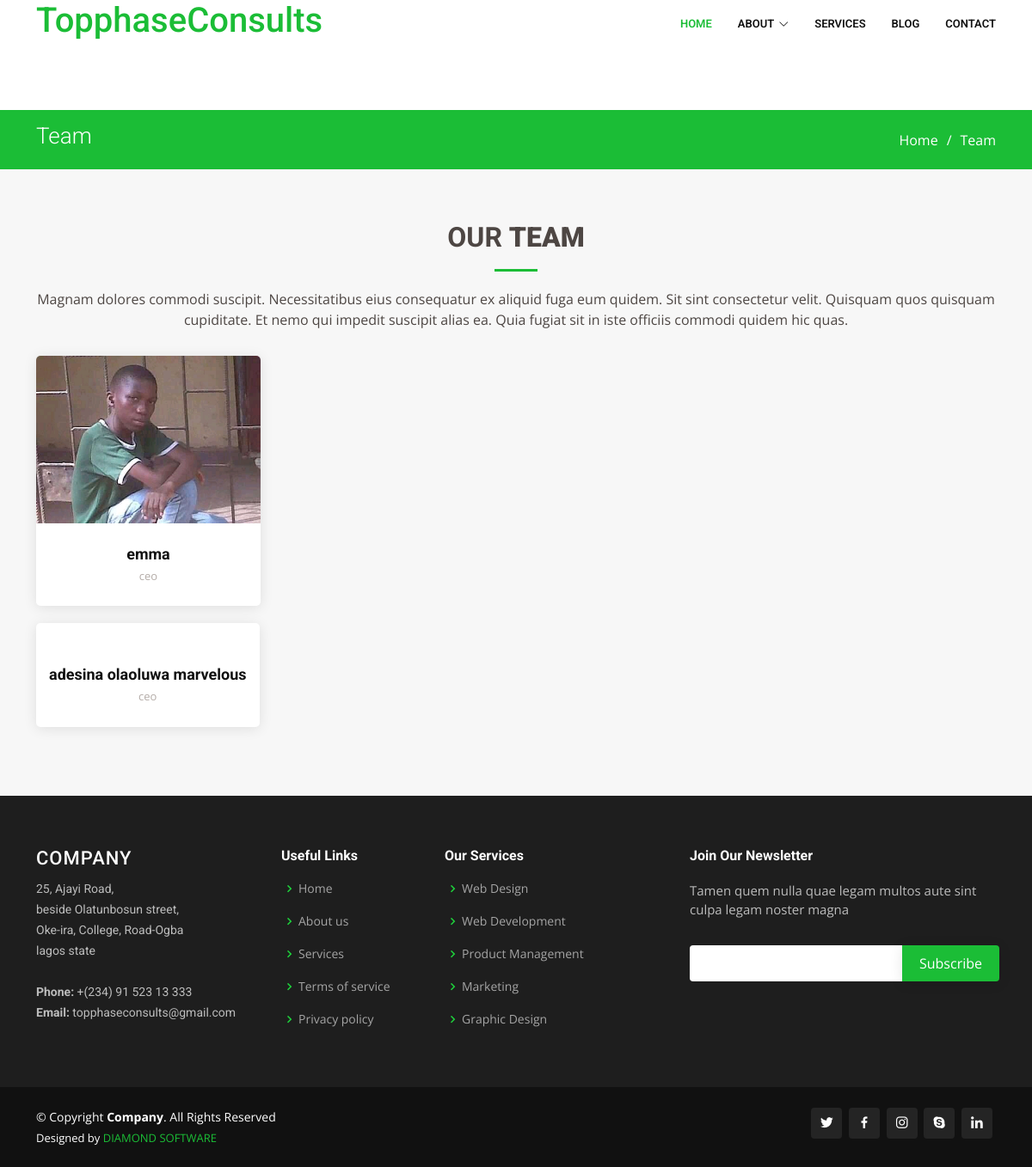
The app's page /team with its own data.
### mainweb/models.py (models this page shows, shortened)
class teamdetail(models.Model):
    name = models.CharField(max_length=100)
    position = models.CharField(max_length=100)
    twitter = models.URLField()
    fbook = models.URLField()
    insta = models.URLField()
    linkden = models.URLField()
    photo = models.ImageField(upload_to='images/')
    created = models.DateTimeField(auto_now_add=True)

### mainweb/views.py (the view)
# urls.py: path('team', views.TeamView.as_view(), name='team'),
class TeamView(generic.ListView):
    template_name = 'mainweb/team.html'
    context_object_name = 'teams'
    def get_queryset(self):
        return teamdetail.objects.order_by('-created')

### mainweb/templates/mainweb/team.html (shortened to what this page needs)
{% extends 'main.html' %}
{% block content %}
{% load static %}
  <main id="main">
    <section id="breadcrumbs" class="breadcrumbs">
      <div class="container">
        <div class="d-flex justify-content-between align-items-center">
          <h2>Team</h2>
          <ol>
            <li><a href="{% url 'index' %}">Home</a></li>
            <li>Team</li>
          </ol>
        </div>
      </div>
    </section>
    <section id="team" class="team section-bg">
      <div class="container">
        <div class="section-title" data-aos="fade-up">
          <h2>Our <strong>Team</strong></h2>
          <p>Magnam dolores commodi suscipit. Necessitatibus eius consequatur ex aliquid fuga eum quidem. Sit sint consectetur velit. Quisquam quos quisquam cupiditate. Et nemo qui impedit suscipit alias ea. Quia fugiat sit in iste officiis commodi quidem hic quas.</p>
        </div>
{% if teams%}
{% for people in teams %}
        <div class="row">
          <div class="col-lg-3 col-md-6 d-flex align-items-stretch">
            <div class="member" data-aos="fade-up">
              <div class="member-img">
                <img src="{{people.photo.url}}" class="img-fluid" alt="">
              </div>
              <div class="member-info">
                <h4>{{people.name}}</h4>
                <span>{{people.position}}</span>
              </div>
            </div>
          </div>
        </div>
          {% empty %}
            <p>No team mate yet</p>
{% endfor %}
        {% endif %}
      </div>
    </section>
  </main>
  {% endblock %}

### static/lal/assets/css/style.css (style rules this page uses)
body { font-family: "Open Sans", sans-serif; color: #4d4643; }
a { color: #1bbd36; text-decoration: none; }
h1, h2, h3, h4, h5, h6 { font-family: "Roboto", sans-serif; }
section { padding: 60px 0; overflow: hidden; }
.section-bg { background-color: #f7f7f7; }
.section-title { text-align: center; padding-bottom: 30px; }
.section-title h2 { font-size: 32px; font-weight: bold; text-transform: uppercase; margin-bottom: 20px; padding-bottom: 20px; position: relative; }
.section-title h2::after { content: ""; position: absolute; display: block; width: 50px; height: 3px; background: #1bbd36; bottom: 0; left: calc(50% - 25px); }
.section-title p { margin-bottom: 0; }
.breadcrumbs { padding: 15px 0; background: #1bbd36; min-height: 40px; margin-top: 72px; }
.breadcrumbs h2 { font-size: 26px; font-weight: 300; color: #fff; }
.breadcrumbs ol { display: flex; flex-wrap: wrap; list-style: none; padding: 0; margin: 0; color: #fff; }
.breadcrumbs ol a { color: #fff; }
.breadcrumbs ol li + li { padding-left: 10px; }
.breadcrumbs ol li + li::before { display: inline-block; padding-right: 10px; color: #fff; content: "/"; }
.team .member { margin-bottom: 20px; overflow: hidden; text-align: center; border-radius: 5px; background: #fff; box-shadow: 0px 2px 15px rgba(0, 0, 0, 0.1); }
.team .member .member-img { position: relative; overflow: hidden; }
.team .member .member-info { padding: 25px 15px; }
.team .member .member-info h4 { font-weight: 700; margin-bottom: 5px; font-size: 18px; color: #111; }
.team .member .member-info span { display: block; font-size: 13px; font-weight: 400; color: #b4aca8; }

### records on screen
teamdetail: photo (picture), name "emma", position "ceo"
teamdetail: name "adesina olaoluwa marvelous", position "ceo"
